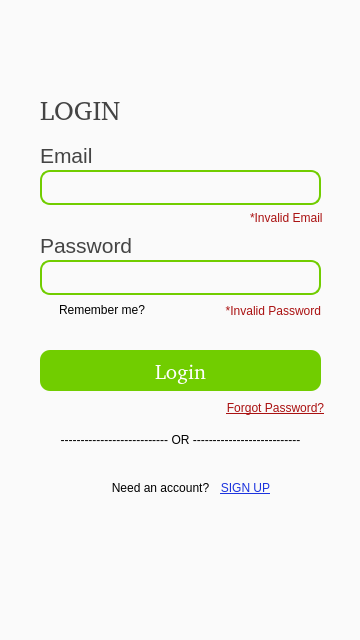
<?xml version="1.0" encoding="UTF-8"?>
<ui version="4.0">
 <class>Form</class>
 <widget class="QWidget" name="Form">
  <property name="geometry">
   <rect>
    <x>0</x>
    <y>0</y>
    <width>360</width>
    <height>640</height>
   </rect>
  </property>
  <property name="windowTitle">
   <string>Form</string>
  </property>
  <property name="styleSheet">
   <string notr="true">QWidget{
	background-color: #FAFAFA;
}</string>
  </property>
  <widget class="QLabel" name="emailLabel">
   <property name="geometry">
    <rect>
     <x>40</x>
     <y>145</y>
     <width>281</width>
     <height>21</height>
    </rect>
   </property>
   <property name="styleSheet">
    <string notr="true">font: 16pt;
color: #444444;
background-color: rgba(0,0,0,0);</string>
   </property>
   <property name="text">
    <string>Email</string>
   </property>
  </widget>
  <widget class="QLabel" name="passwordLabel">
   <property name="geometry">
    <rect>
     <x>40</x>
     <y>235</y>
     <width>281</width>
     <height>21</height>
    </rect>
   </property>
   <property name="styleSheet">
    <string notr="true">font: 16pt;
color: #444444;
background-color: rgba(0,0,0,0);</string>
   </property>
   <property name="text">
    <string>Password</string>
   </property>
  </widget>
  <widget class="QPushButton" name="loginPushButton">
   <property name="geometry">
    <rect>
     <x>40</x>
     <y>350</y>
     <width>281</width>
     <height>41</height>
    </rect>
   </property>
   <property name="cursor">
    <cursorShape>PointingHandCursor</cursorShape>
   </property>
   <property name="styleSheet">
    <string notr="true">QPushButton
{
	background-color: #71cd00;
	border-radius: 10px;
	font: 16pt, arial;
	color: #ffffff;
}
QPushButton-Hover:
{
	background-color: #549900;
}
</string>
   </property>
   <property name="text">
    <string>Login</string>
   </property>
  </widget>
  <widget class="QLineEdit" name="emailLineEdit">
   <property name="geometry">
    <rect>
     <x>40</x>
     <y>170</y>
     <width>281</width>
     <height>35</height>
    </rect>
   </property>
   <property name="minimumSize">
    <size>
     <width>0</width>
     <height>35</height>
    </size>
   </property>
   <property name="styleSheet">
    <string notr="true">QLineEdit
{
	border: 2px solid #71cd00;
	border-radius: 10px;
}
QLineEdit:focus
{
	border: 2px solid #71cd00;
}</string>
   </property>
  </widget>
  <widget class="QLineEdit" name="passwordLineEdit">
   <property name="geometry">
    <rect>
     <x>40</x>
     <y>260</y>
     <width>281</width>
     <height>35</height>
    </rect>
   </property>
   <property name="minimumSize">
    <size>
     <width>0</width>
     <height>35</height>
    </size>
   </property>
   <property name="styleSheet">
    <string notr="true">QLineEdit
{
	border: 2px solid #71cd00;
	border-radius: 10px;
}
QLineEdit:focus
{
	border: 2px solid #71cd00;
}</string>
   </property>
  </widget>
  <widget class="QCheckBox" name="remembermeCheckBox">
   <property name="geometry">
    <rect>
     <x>40</x>
     <y>300</y>
     <width>121</width>
     <height>20</height>
    </rect>
   </property>
   <property name="cursor">
    <cursorShape>PointingHandCursor</cursorShape>
   </property>
   <property name="styleSheet">
    <string notr="true">background-color: rgba(0,0,0,0);</string>
   </property>
   <property name="text">
    <string>Remember me?</string>
   </property>
  </widget>
  <widget class="QLabel" name="orLabel">
   <property name="geometry">
    <rect>
     <x>20</x>
     <y>430</y>
     <width>321</width>
     <height>20</height>
    </rect>
   </property>
   <property name="styleSheet">
    <string notr="true">background-color: rgba(0,0,0,0);</string>
   </property>
   <property name="text">
    <string>--------------------------- OR ---------------------------</string>
   </property>
   <property name="alignment">
    <set>Qt::AlignCenter</set>
   </property>
  </widget>
  <widget class="QLabel" name="needanaccountLabel">
   <property name="geometry">
    <rect>
     <x>100</x>
     <y>480</y>
     <width>121</width>
     <height>16</height>
    </rect>
   </property>
   <property name="styleSheet">
    <string notr="true">background-color: rgba(0,0,0,0);</string>
   </property>
   <property name="text">
    <string>Need an account?</string>
   </property>
   <property name="alignment">
    <set>Qt::AlignCenter</set>
   </property>
  </widget>
  <widget class="QPushButton" name="signupPushButton">
   <property name="geometry">
    <rect>
     <x>210</x>
     <y>480</y>
     <width>71</width>
     <height>16</height>
    </rect>
   </property>
   <property name="cursor">
    <cursorShape>PointingHandCursor</cursorShape>
   </property>
   <property name="styleSheet">
    <string notr="true">QPushButton {
	border: None;
	text-decoration: underline;
	color: #1c33de;
	background-color: rgba(0,0,0,0);
}</string>
   </property>
   <property name="text">
    <string>SIGN UP</string>
   </property>
  </widget>
  <widget class="QPushButton" name="forgotpasswordPushButton">
   <property name="geometry">
    <rect>
     <x>220</x>
     <y>400</y>
     <width>111</width>
     <height>16</height>
    </rect>
   </property>
   <property name="cursor">
    <cursorShape>PointingHandCursor</cursorShape>
   </property>
   <property name="styleSheet">
    <string notr="true">QPushButton{
	border: None;
	text-decoration: underline;
	color: #aa1111;
	background-color: rgba(0,0,0,0);
}
QPushButton:hover{
	color: #630b0b;
}</string>
   </property>
   <property name="text">
    <string>Forgot Password?</string>
   </property>
  </widget>
  <widget class="QLabel" name="invalidemailLabel">
   <property name="geometry">
    <rect>
     <x>250</x>
     <y>210</y>
     <width>81</width>
     <height>16</height>
    </rect>
   </property>
   <property name="styleSheet">
    <string notr="true">QLabel{
	color: #aa1111;
	background-color: rgba(0,0,0,0);
}</string>
   </property>
   <property name="text">
    <string>*Invalid Email</string>
   </property>
  </widget>
  <widget class="QLabel" name="invalidpasswordLabel">
   <property name="geometry">
    <rect>
     <x>220</x>
     <y>300</y>
     <width>101</width>
     <height>21</height>
    </rect>
   </property>
   <property name="styleSheet">
    <string notr="true">QLabel{
	color: #aa1111;
	background-color: rgba(0,0,0,0);
}</string>
   </property>
   <property name="text">
    <string>*Invalid Password</string>
   </property>
   <property name="alignment">
    <set>Qt::AlignRight|Qt::AlignTrailing|Qt::AlignVCenter</set>
   </property>
  </widget>
  <widget class="QLabel" name="loginLabel">
   <property name="geometry">
    <rect>
     <x>40</x>
     <y>100</y>
     <width>91</width>
     <height>21</height>
    </rect>
   </property>
   <property name="styleSheet">
    <string notr="true">font: 20pt, Arial;
color: #444444;
background-color: rgba(0,0,0,0);</string>
   </property>
   <property name="text">
    <string>LOGIN</string>
   </property>
  </widget>
  <zorder>invalidemailLabel</zorder>
  <zorder>invalidpasswordLabel</zorder>
  <zorder>emailLabel</zorder>
  <zorder>passwordLabel</zorder>
  <zorder>loginPushButton</zorder>
  <zorder>remembermeCheckBox</zorder>
  <zorder>orLabel</zorder>
  <zorder>needanaccountLabel</zorder>
  <zorder>signupPushButton</zorder>
  <zorder>forgotpasswordPushButton</zorder>
  <zorder>emailLineEdit</zorder>
  <zorder>passwordLineEdit</zorder>
  <zorder>loginLabel</zorder>
 </widget>
 <resources/>
 <connections/>
</ui>
